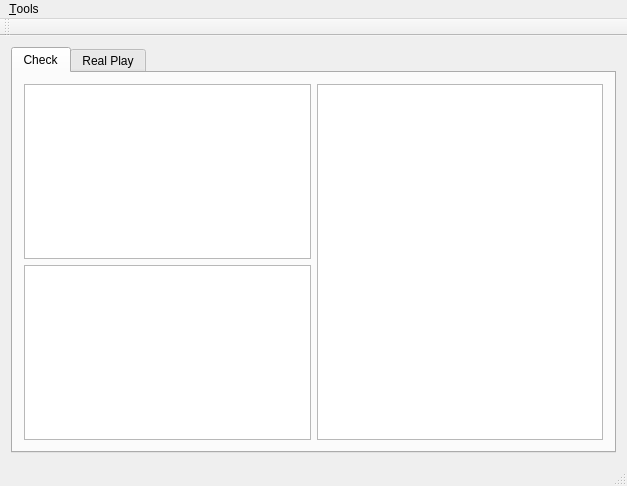
<?xml version="1.0" encoding="UTF-8"?>
<ui version="4.0">
 <class>MainWindowClass</class>
 <widget class="QMainWindow" name="MainWindowClass">
  <property name="geometry">
   <rect>
    <x>0</x>
    <y>0</y>
    <width>627</width>
    <height>486</height>
   </rect>
  </property>
  <property name="windowTitle">
   <string>MainWindow</string>
  </property>
  <widget class="QWidget" name="centralWidget">
   <layout class="QGridLayout" name="gridLayout_3">
    <item row="0" column="0">
     <widget class="QTabWidget" name="tabWidget">
      <property name="currentIndex">
       <number>0</number>
      </property>
      <widget class="QWidget" name="checkTab">
       <attribute name="title">
        <string>Check</string>
       </attribute>
       <layout class="QGridLayout" name="gridLayout">
        <item row="0" column="0">
         <widget class="QGraphicsView" name="graphicsView1">
          <property name="minimumSize">
           <size>
            <width>192</width>
            <height>108</height>
           </size>
          </property>
         </widget>
        </item>
        <item row="0" column="1" rowspan="2">
         <widget class="QTextBrowser" name="logBrowser"/>
        </item>
        <item row="1" column="0">
         <widget class="QGraphicsView" name="graphicsView2">
          <property name="sizePolicy">
           <sizepolicy hsizetype="Expanding" vsizetype="Expanding">
            <horstretch>0</horstretch>
            <verstretch>0</verstretch>
           </sizepolicy>
          </property>
          <property name="minimumSize">
           <size>
            <width>192</width>
            <height>108</height>
           </size>
          </property>
         </widget>
        </item>
       </layout>
      </widget>
      <widget class="QWidget" name="realPlayTab">
       <attribute name="title">
        <string>Real Play</string>
       </attribute>
      </widget>
     </widget>
    </item>
   </layout>
  </widget>
  <widget class="QMenuBar" name="menuBar">
   <property name="geometry">
    <rect>
     <x>0</x>
     <y>0</y>
     <width>627</width>
     <height>30</height>
    </rect>
   </property>
   <widget class="QMenu" name="menu_Tools">
    <property name="title">
     <string>&amp;Tools</string>
    </property>
    <widget class="QMenu" name="menuCamera">
     <property name="title">
      <string>&amp;Camera</string>
     </property>
     <addaction name="action_Start"/>
     <addaction name="action_Stop"/>
    </widget>
    <addaction name="menuCamera"/>
   </widget>
   <addaction name="menu_Tools"/>
  </widget>
  <widget class="QToolBar" name="mainToolBar">
   <attribute name="toolBarArea">
    <enum>TopToolBarArea</enum>
   </attribute>
   <attribute name="toolBarBreak">
    <bool>false</bool>
   </attribute>
  </widget>
  <widget class="QStatusBar" name="statusBar"/>
  <action name="action_Start">
   <property name="text">
    <string>&amp;Start</string>
   </property>
  </action>
  <action name="action_Stop">
   <property name="enabled">
    <bool>false</bool>
   </property>
   <property name="text">
    <string>&amp;Stop</string>
   </property>
  </action>
 </widget>
 <layoutdefault spacing="6" margin="11"/>
 <resources/>
 <connections/>
</ui>
